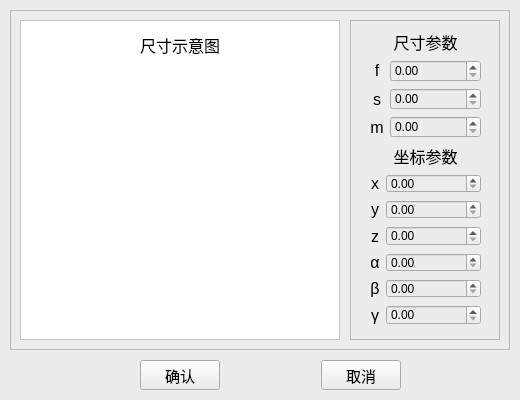
<?xml version="1.0" encoding="UTF-8"?>
<ui version="4.0">
 <class>Form</class>
 <widget class="QWidget" name="Form">
  <property name="geometry">
   <rect>
    <x>0</x>
    <y>0</y>
    <width>520</width>
    <height>400</height>
   </rect>
  </property>
  <property name="sizePolicy">
   <sizepolicy hsizetype="Preferred" vsizetype="Preferred">
    <horstretch>0</horstretch>
    <verstretch>0</verstretch>
   </sizepolicy>
  </property>
  <property name="font">
   <font>
    <pointsize>10</pointsize>
   </font>
  </property>
  <property name="acceptDrops">
   <bool>true</bool>
  </property>
  <property name="windowTitle">
   <string>修改body参数</string>
  </property>
  <property name="styleSheet">
   <string notr="true">QWidget {
	background-color:#ececec;
}</string>
  </property>
  <widget class="QFrame" name="frame">
   <property name="geometry">
    <rect>
     <x>10</x>
     <y>10</y>
     <width>500</width>
     <height>340</height>
    </rect>
   </property>
   <property name="styleSheet">
    <string notr="true"/>
   </property>
   <property name="frameShape">
    <enum>QFrame::StyledPanel</enum>
   </property>
   <property name="frameShadow">
    <enum>QFrame::Raised</enum>
   </property>
   <widget class="QFrame" name="frame_2">
    <property name="geometry">
     <rect>
      <x>10</x>
      <y>10</y>
      <width>320</width>
      <height>320</height>
     </rect>
    </property>
    <property name="styleSheet">
     <string notr="true">QFrame {
	background-color: rgb(255,255,255);
}</string>
    </property>
    <property name="frameShape">
     <enum>QFrame::StyledPanel</enum>
    </property>
    <property name="frameShadow">
     <enum>QFrame::Raised</enum>
    </property>
    <widget class="QLabel" name="label">
     <property name="geometry">
      <rect>
       <x>20</x>
       <y>50</y>
       <width>289</width>
       <height>256</height>
      </rect>
     </property>
     <property name="sizePolicy">
      <sizepolicy hsizetype="Preferred" vsizetype="Preferred">
       <horstretch>1</horstretch>
       <verstretch>0</verstretch>
      </sizepolicy>
     </property>
     <property name="font">
      <font>
       <family>Times New Roman</family>
       <pointsize>10</pointsize>
      </font>
     </property>
     <property name="text">
      <string/>
     </property>
     <property name="textFormat">
      <enum>Qt::AutoText</enum>
     </property>
     <property name="pixmap">
      <pixmap>image/body_size.png</pixmap>
     </property>
     <property name="scaledContents">
      <bool>true</bool>
     </property>
     <property name="alignment">
      <set>Qt::AlignCenter</set>
     </property>
    </widget>
    <widget class="QLabel" name="label_13">
     <property name="geometry">
      <rect>
       <x>100</x>
       <y>10</y>
       <width>120</width>
       <height>30</height>
      </rect>
     </property>
     <property name="font">
      <font>
       <pointsize>12</pointsize>
      </font>
     </property>
     <property name="styleSheet">
      <string notr="true"/>
     </property>
     <property name="text">
      <string>尺寸示意图</string>
     </property>
     <property name="alignment">
      <set>Qt::AlignCenter</set>
     </property>
    </widget>
   </widget>
   <widget class="QFrame" name="frame_3">
    <property name="geometry">
     <rect>
      <x>340</x>
      <y>10</y>
      <width>150</width>
      <height>320</height>
     </rect>
    </property>
    <property name="styleSheet">
     <string notr="true"/>
    </property>
    <property name="frameShape">
     <enum>QFrame::StyledPanel</enum>
    </property>
    <property name="frameShadow">
     <enum>QFrame::Raised</enum>
    </property>
    <widget class="QWidget" name="">
     <property name="geometry">
      <rect>
       <x>20</x>
       <y>10</y>
       <width>111</width>
       <height>295</height>
      </rect>
     </property>
     <layout class="QVBoxLayout" name="verticalLayout">
      <item>
       <widget class="QLabel" name="label_5">
        <property name="sizePolicy">
         <sizepolicy hsizetype="Preferred" vsizetype="Preferred">
          <horstretch>0</horstretch>
          <verstretch>0</verstretch>
         </sizepolicy>
        </property>
        <property name="font">
         <font>
          <family>微软雅黑</family>
          <pointsize>12</pointsize>
          <bold>false</bold>
         </font>
        </property>
        <property name="tabletTracking">
         <bool>false</bool>
        </property>
        <property name="contextMenuPolicy">
         <enum>Qt::DefaultContextMenu</enum>
        </property>
        <property name="lineWidth">
         <number>3</number>
        </property>
        <property name="text">
         <string>尺寸参数</string>
        </property>
        <property name="alignment">
         <set>Qt::AlignCenter</set>
        </property>
       </widget>
      </item>
      <item>
       <layout class="QFormLayout" name="formLayout">
        <property name="labelAlignment">
         <set>Qt::AlignCenter</set>
        </property>
        <property name="formAlignment">
         <set>Qt::AlignCenter</set>
        </property>
        <property name="verticalSpacing">
         <number>6</number>
        </property>
        <item row="0" column="0">
         <widget class="QLabel" name="label_2">
          <property name="enabled">
           <bool>true</bool>
          </property>
          <property name="sizePolicy">
           <sizepolicy hsizetype="Preferred" vsizetype="Preferred">
            <horstretch>0</horstretch>
            <verstretch>0</verstretch>
           </sizepolicy>
          </property>
          <property name="baseSize">
           <size>
            <width>0</width>
            <height>0</height>
           </size>
          </property>
          <property name="font">
           <font>
            <family>Arial</family>
            <pointsize>12</pointsize>
            <italic>false</italic>
            <bold>false</bold>
            <strikeout>false</strikeout>
           </font>
          </property>
          <property name="lineWidth">
           <number>1</number>
          </property>
          <property name="midLineWidth">
           <number>0</number>
          </property>
          <property name="text">
           <string>f</string>
          </property>
          <property name="textFormat">
           <enum>Qt::AutoText</enum>
          </property>
          <property name="alignment">
           <set>Qt::AlignCenter</set>
          </property>
          <property name="textInteractionFlags">
           <set>Qt::LinksAccessibleByKeyboard</set>
          </property>
         </widget>
        </item>
        <item row="0" column="1">
         <widget class="QDoubleSpinBox" name="doubleSpinBox">
          <property name="alignment">
           <set>Qt::AlignLeading|Qt::AlignLeft|Qt::AlignVCenter</set>
          </property>
          <property name="maximum">
           <double>999.990000000000009</double>
          </property>
         </widget>
        </item>
        <item row="1" column="0">
         <widget class="QLabel" name="label_3">
          <property name="sizePolicy">
           <sizepolicy hsizetype="Expanding" vsizetype="Expanding">
            <horstretch>0</horstretch>
            <verstretch>0</verstretch>
           </sizepolicy>
          </property>
          <property name="font">
           <font>
            <family>Arial</family>
            <pointsize>12</pointsize>
           </font>
          </property>
          <property name="text">
           <string>s</string>
          </property>
          <property name="alignment">
           <set>Qt::AlignCenter</set>
          </property>
         </widget>
        </item>
        <item row="1" column="1">
         <widget class="QDoubleSpinBox" name="doubleSpinBox_2">
          <property name="maximum">
           <double>999.990000000000009</double>
          </property>
         </widget>
        </item>
        <item row="2" column="0">
         <widget class="QLabel" name="label_4">
          <property name="font">
           <font>
            <family>Arial</family>
            <pointsize>12</pointsize>
           </font>
          </property>
          <property name="text">
           <string>m</string>
          </property>
          <property name="alignment">
           <set>Qt::AlignCenter</set>
          </property>
         </widget>
        </item>
        <item row="2" column="1">
         <widget class="QDoubleSpinBox" name="doubleSpinBox_3">
          <property name="maximum">
           <double>999.990000000000009</double>
          </property>
         </widget>
        </item>
       </layout>
      </item>
      <item>
       <widget class="QLabel" name="label_6">
        <property name="enabled">
         <bool>true</bool>
        </property>
        <property name="sizePolicy">
         <sizepolicy hsizetype="Preferred" vsizetype="Preferred">
          <horstretch>0</horstretch>
          <verstretch>0</verstretch>
         </sizepolicy>
        </property>
        <property name="font">
         <font>
          <family>微软雅黑</family>
          <pointsize>12</pointsize>
         </font>
        </property>
        <property name="text">
         <string>坐标参数</string>
        </property>
        <property name="alignment">
         <set>Qt::AlignCenter</set>
        </property>
       </widget>
      </item>
      <item>
       <layout class="QFormLayout" name="formLayout_2">
        <property name="labelAlignment">
         <set>Qt::AlignCenter</set>
        </property>
        <property name="horizontalSpacing">
         <number>6</number>
        </property>
        <property name="verticalSpacing">
         <number>7</number>
        </property>
        <item row="0" column="0">
         <widget class="QLabel" name="label_7">
          <property name="font">
           <font>
            <family>Arial</family>
            <pointsize>12</pointsize>
            <bold>false</bold>
           </font>
          </property>
          <property name="text">
           <string>x</string>
          </property>
          <property name="alignment">
           <set>Qt::AlignCenter</set>
          </property>
         </widget>
        </item>
        <item row="0" column="1">
         <widget class="QDoubleSpinBox" name="doubleSpinBox_6"/>
        </item>
        <item row="1" column="0">
         <widget class="QLabel" name="label_8">
          <property name="font">
           <font>
            <family>Arial</family>
            <pointsize>12</pointsize>
           </font>
          </property>
          <property name="text">
           <string>y</string>
          </property>
          <property name="alignment">
           <set>Qt::AlignCenter</set>
          </property>
         </widget>
        </item>
        <item row="1" column="1">
         <widget class="QDoubleSpinBox" name="doubleSpinBox_5"/>
        </item>
        <item row="2" column="0">
         <widget class="QLabel" name="label_9">
          <property name="font">
           <font>
            <family>Arial</family>
            <pointsize>12</pointsize>
           </font>
          </property>
          <property name="text">
           <string>z</string>
          </property>
          <property name="alignment">
           <set>Qt::AlignCenter</set>
          </property>
         </widget>
        </item>
        <item row="2" column="1">
         <widget class="QDoubleSpinBox" name="doubleSpinBox_4"/>
        </item>
        <item row="3" column="0">
         <widget class="QLabel" name="label_10">
          <property name="sizePolicy">
           <sizepolicy hsizetype="Preferred" vsizetype="Preferred">
            <horstretch>0</horstretch>
            <verstretch>0</verstretch>
           </sizepolicy>
          </property>
          <property name="font">
           <font>
            <family>Arial</family>
            <pointsize>12</pointsize>
           </font>
          </property>
          <property name="text">
           <string>α</string>
          </property>
          <property name="alignment">
           <set>Qt::AlignCenter</set>
          </property>
         </widget>
        </item>
        <item row="3" column="1">
         <widget class="QDoubleSpinBox" name="doubleSpinBox_7"/>
        </item>
        <item row="4" column="0">
         <widget class="QLabel" name="label_11">
          <property name="font">
           <font>
            <family>Arial</family>
            <pointsize>12</pointsize>
           </font>
          </property>
          <property name="text">
           <string>β</string>
          </property>
          <property name="alignment">
           <set>Qt::AlignCenter</set>
          </property>
         </widget>
        </item>
        <item row="4" column="1">
         <widget class="QDoubleSpinBox" name="doubleSpinBox_8"/>
        </item>
        <item row="5" column="0">
         <widget class="QLabel" name="label_12">
          <property name="font">
           <font>
            <family>Arial</family>
            <pointsize>12</pointsize>
           </font>
          </property>
          <property name="text">
           <string>γ</string>
          </property>
          <property name="alignment">
           <set>Qt::AlignCenter</set>
          </property>
         </widget>
        </item>
        <item row="5" column="1">
         <widget class="QDoubleSpinBox" name="doubleSpinBox_9"/>
        </item>
       </layout>
      </item>
     </layout>
    </widget>
   </widget>
  </widget>
  <widget class="QWidget" name="">
   <property name="geometry">
    <rect>
     <x>140</x>
     <y>360</y>
     <width>261</width>
     <height>30</height>
    </rect>
   </property>
   <layout class="QHBoxLayout" name="horizontalLayout">
    <item>
     <widget class="QPushButton" name="pushButton">
      <property name="font">
       <font>
        <family>微软雅黑</family>
        <pointsize>11</pointsize>
       </font>
      </property>
      <property name="text">
       <string>确认</string>
      </property>
     </widget>
    </item>
    <item>
     <spacer name="horizontalSpacer">
      <property name="orientation">
       <enum>Qt::Horizontal</enum>
      </property>
      <property name="sizeHint" stdset="0">
       <size>
        <width>40</width>
        <height>20</height>
       </size>
      </property>
     </spacer>
    </item>
    <item>
     <widget class="QPushButton" name="pushButton_2">
      <property name="font">
       <font>
        <family>微软雅黑</family>
        <pointsize>11</pointsize>
       </font>
      </property>
      <property name="text">
       <string>取消</string>
      </property>
     </widget>
    </item>
   </layout>
  </widget>
 </widget>
 <resources/>
 <connections/>
</ui>
